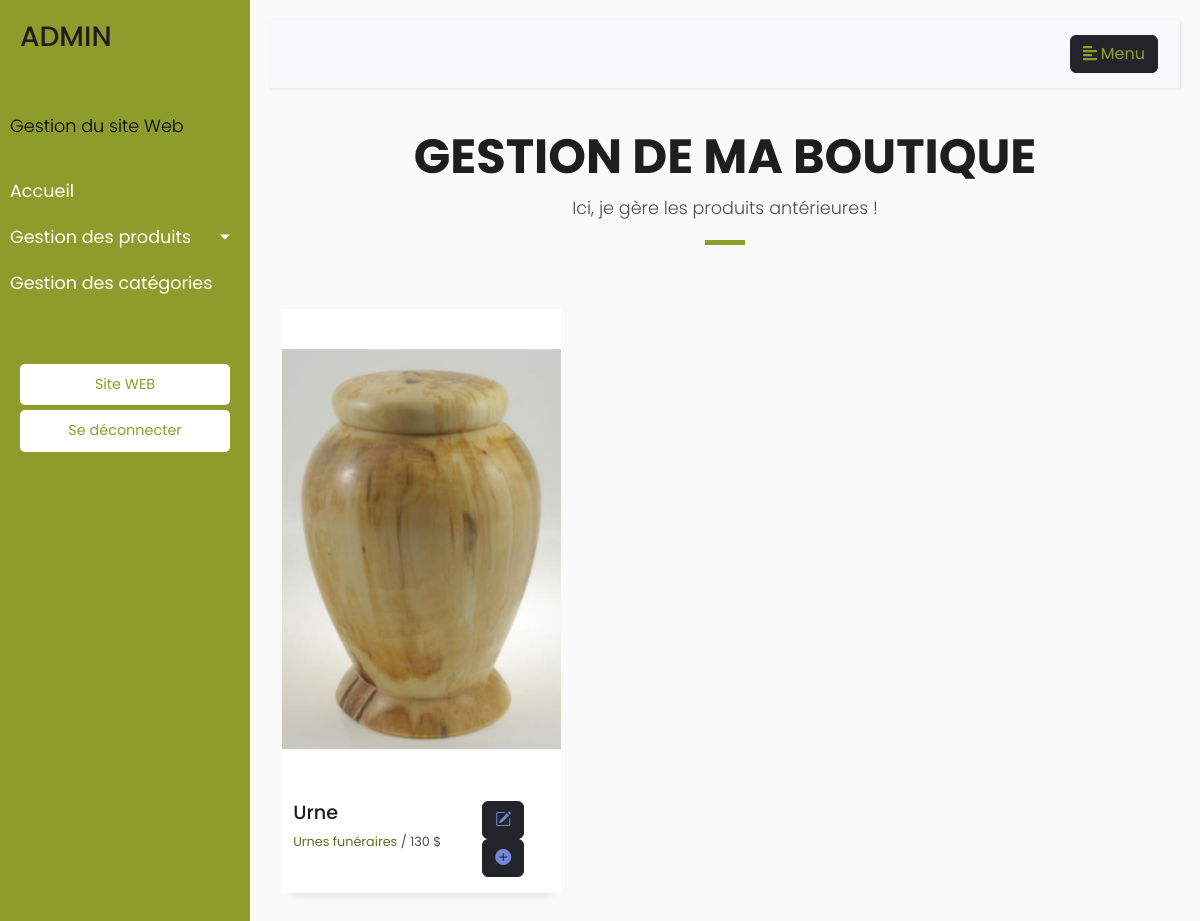
/gestionProduitsAnterieures.php, run on the app's committed database.
### gestionProduitsAnterieures.php (the view, shortened to what this page needs)
<?php
  require_once("config/connexion.php");
  include_once "includes/enteteAdmin.php";
  include_once "includes/menuAdmin.php";
?>
<section class="section dashboard">
  <div class="container">
      <div class="row">
        <div class="col-sm-12">
          <div class="title-box text-center">
            <h3 class="title-a">
              Gestion de Ma Boutique
            </h3>
            <p class="subtitle-a">
              Ici, je gère les produits antérieures !
            </p>
            <div class="line-mf"></div>
          </div>
        </div>
      </div>
    <div class="row d-flex">
      <?php
          $query = "SELECT p.IdProduit, p.NomProduit, p.DescriptionProduit, p.PrixProduit, c.NomCategorie, p.ActifProduit FROM `dbo.produits` AS p JOIN `dbo.categories` AS c on p.IdCategorieFk = c.IdCategorie WHERE p.ActifProduit = 0";
          $res = $connect->query($query);
          while ($row = $res->fetch_assoc()) {
            $queryImage = "SELECT ImageChemin FROM `dbo.imageproduit` WHERE IdProduitFk = ".$row['IdProduit']." LIMIT 1";
            $resImage = $connect->query($queryImage);
            echo
              "<div class='col-md-4'>
                <div class='work-box'>
                  <section id='portfolio-details' class='portfolio-details'>
                    <div class='portfolio-details-slider swiper'>
                      <div class='swiper-wrapper align-items-center'>";
                        while ($rowImage = mysqli_fetch_array($resImage)) {
                          echo
                            "<div class='swiper-slide'>
                              <img src='".$rowImage['ImageChemin']."' alt='Image'>
                            </div>"
                          ;
                        }
                    echo
                      "</div>
                          <div class='swiper-pagination'></div>
                    </div>
                  </section>
                  <div class='work-content'>
                    <div class='row'>
                      <div class='col-sm-8'>
                        <h2 class='w-title'>".$row['NomProduit']."</h2>
                        <div class='w-more'>
                          <span class='w-ctegory'>".$row['NomCategorie']."</span> / <span class='w-date'>".$row['PrixProduit']." $ </span>
                        </div>
                      </div>
                      <div class='col-sm-4'>
                        <div class=''>
                          <a href='modifierProduit.php?id=$row[IdProduit]' class='btn btn-dark' style='color:#7386D5;'><span class='bi bi-pencil-square' style='color:#7386D5;'></span></a>
                          <a href='supprimerProduit.php?id=$row[IdProduit]&nom=$row[NomProduit]&actif=$row[ActifProduit]' class='btn btn-dark' style='color:#7386D5;'><span class='bi bi-plus-circle-fill' style='color:#7386D5;'></span></a>
                        </div>
                      </div>
                    </div>
                  </div>
                </div>
              </div>";
          }
        ?>
    </div>
  </div>
</section>
</body>

### assets/css/style.css (style rules this page uses)
body { background-color: #a4ad5b1a; color: #4e4e4e; }
h1, h2, h3, h4, h5, h6 { color: #1e1e1e; }
a { color: #1e1e1e; text-decoration: none; transition: all 0.5s ease-in-out; }
.box-shadow, .card-blog, .work-box, .service-box, .paralax-mf { box-shadow: 0 13px 8px -10px rgba(0, 0, 0, 0.1); }
.title-box { margin-bottom: 4rem; }
.title-a { text-decoration: none; font-size: 3rem; font-weight: bold; text-transform: uppercase; }
.subtitle-a { text-decoration: none; color: #4e4e4e; }
.line-mf { width: 40px; height: 5px; background-color: #8D9D2B; margin: 0 auto; }
.work-box { margin-bottom: 3rem; -webkit-backface-visibility: hidden; backface-visibility: hidden; background-color: #fff; }
.work-content { padding: 2rem 3% 1rem 4%; }
.work-content .w-more { color: #4e4e4e; font-size: 0.8rem; }
.work-content .w-more .w-ctegory { color: #606D20; }
.w-title { font-size: 1.2rem; }
.portfolio-details { padding-top: 40px; }
.portfolio-details .portfolio-details-slider img { width: 100%; }

### assets/css/siteAdmin.css (style rules this page uses)
body { font-family: 'Poppins', sans-serif; background: #fafafa; }
p { font-family: 'Poppins', sans-serif; font-size: 1.1em; font-weight: 300; line-height: 1.7em; color: #999; }
a, a:hover, a:focus { color: inherit; text-decoration: none; transition: all 0.3s; }

### data on the page
dbo.produits: NomProduit "Urne", IdCategorieFk.NomCategorie "Urnes funéraires", PrixProduit "130", ActifProduit 0 (drawn)
dbo.imageproduit: ImageChemin (picture)
